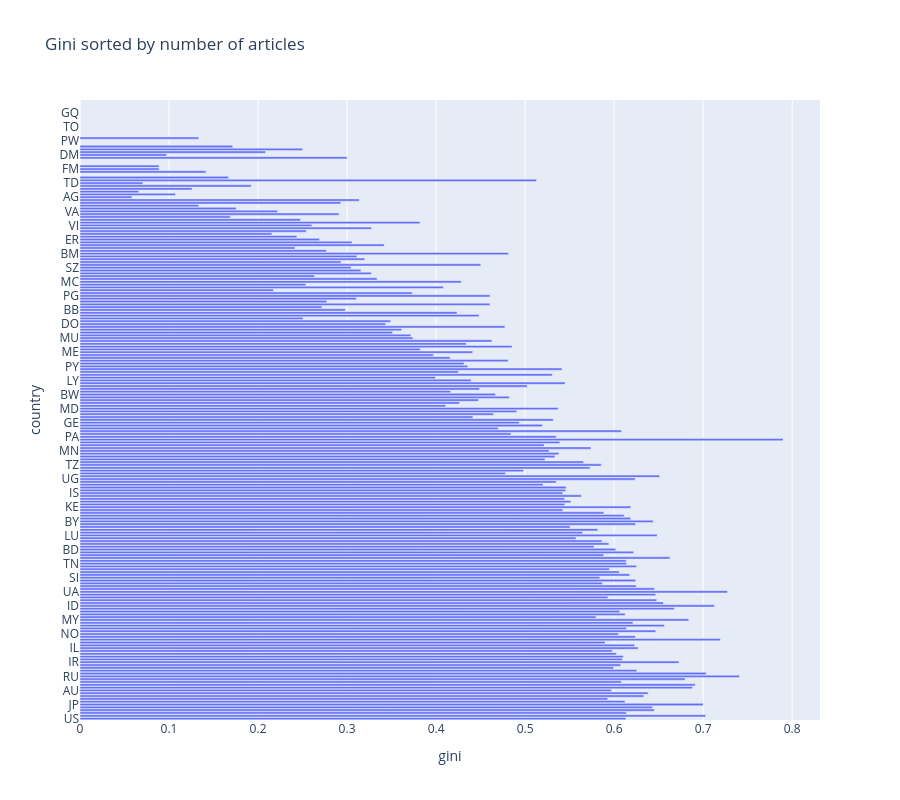

Notebook code cell kept with this figure:
### Code cell
fig = px.bar(df_country_stats.reset_index(),
             x="gini",
             y="country",
             title="Gini sorted by number of articles",
             # color="region",
             category_orders={"country": df_plot["country"].tolist()})
fig.update_layout(height=800)

### Figure 1 — Plotly figure (JSON) as saved in the notebook; plotly's stock layout.template omitted (floating-point values rounded to 4 significant figures; data arrays with more than 128 entries replaced by an {"elided": "..."} marker saying what was removed)
{"data": [{"hovertemplate": "gini=%{x}<br>country=%{y}<extra></extra>", "legendgroup": "", "marker": {"color": "#636efa", "pattern": {"shape": ""}}, "name": "", "orientation": "h", "showlegend": false, "textposition": "auto", "x": {"elided": "220 float values"}, "xaxis": "x", "y": {"elided": "220 str values"}, "yaxis": "y", "type": "bar"}], "layout": {"xaxis": {"anchor": "y", "domain": [0.0, 1.0], "title": {"text": "gini"}}, "yaxis": {"anchor": "x", "domain": [0.0, 1.0], "title": {"text": "country"}, "categoryorder": "array", "categoryarray": {"elided": "220 str values"}}, "legend": {"tracegroupgap": 0}, "title": {"text": "Gini sorted by number of articles"}, "barmode": "relative", "height": 800}}
